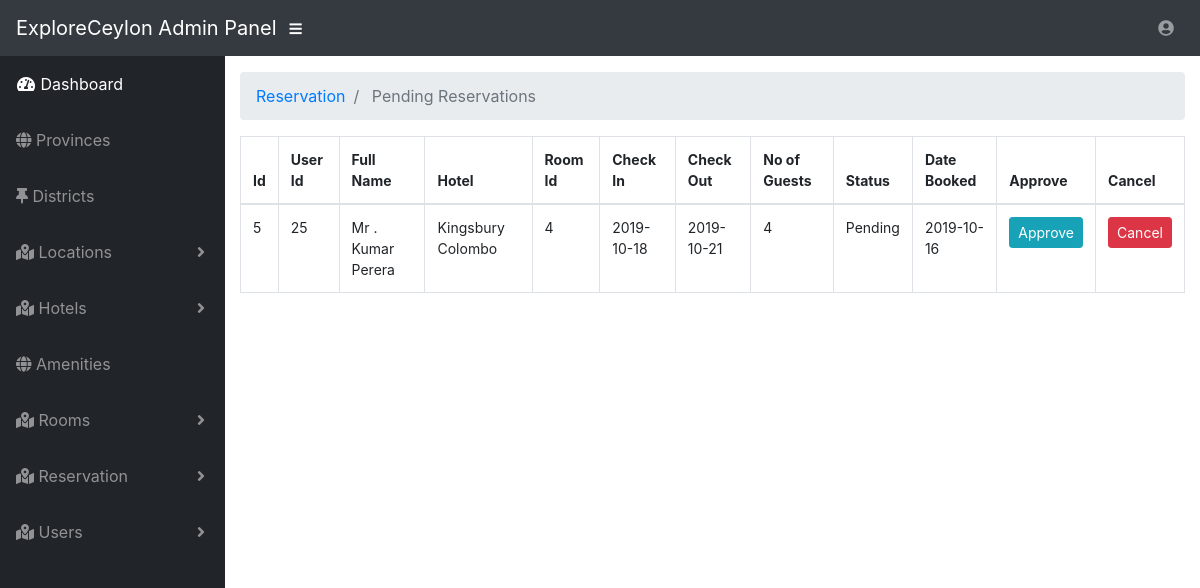
/admin/reservations.php (signed in), run on the app's committed database.
### tables this page shows
CREATE TABLE `tbl_reservations` (
  `id` int(5) NOT NULL,
  `user_id` int(5) NOT NULL,
  `hotel_id` int(5) NOT NULL,
  `room_id` int(5) NOT NULL,
  `check_in` date NOT NULL,
  `check_out` date DEFAULT NULL,
  `no_of_guests` int(11) NOT NULL,
  `status` varchar(20) NOT NULL,
  `date` date NOT NULL
);

CREATE TABLE `tbl_users` (
  `id` int(5) NOT NULL,
  `title` varchar(10) NOT NULL,
  `full_name` varchar(100) NOT NULL,
  `username` varchar(50) NOT NULL,
  `email` varchar(1000) NOT NULL,
  `password` varchar(50) NOT NULL,
  `gender` tinyint(4) DEFAULT NULL,
  `nationality` varchar(40) NOT NULL,
  `role` varchar(20) NOT NULL,
  `tel_no` char(15) NOT NULL,
  `date` date NOT NULL
);

CREATE TABLE `tbl_hotels` (
  `id` int(5) NOT NULL,
  `name` varchar(100) NOT NULL,
  `address` varchar(200) NOT NULL,
  `district_id` int(3) NOT NULL,
  `city` varchar(50) NOT NULL,
  `image` longblob NOT NULL,
  `description` text NOT NULL,
  `tel_no` int(12) NOT NULL,
  `lat` decimal(8,6) NOT NULL,
  `lan` decimal(9,6) NOT NULL,
  `type` varchar(50) NOT NULL,
  `status` varchar(20) NOT NULL,
  `date` date NOT NULL,
  `email` varchar(100) NOT NULL,
  `password` varchar(100) NOT NULL
);

### admin/includes/reservations_pending.php (the view, shortened to what this page needs)
<div class="table-responsive">
<table class="table table-responsive table-bordered table-hover">
	<thead>
		<tr>
			<th>Id</th>
			<th>User Id</th>
			<th>Full Name</th>
			<th>Hotel</th>
			<th>Room Id</th>
			<th>Check In</th>
			<th>Check Out</th>
			<th>No of Guests</th>
			<th>Status</th>
			<th>Date Booked</th>
			<th>Approve</th>
			<th>Cancel</th>
		</tr>
	</thead>
	<tbody>
<?php
	$query = "SELECT * FROM tbl_reservations ORDER BY id DESC";
	$result = mysqli_query($conn, $query);
	while($row = mysqli_fetch_assoc($result))
	{
		$reservation_id		= $row['id'];
		$user_id 			= $row['user_id'];
		$hotel_id 			= $row['hotel_id'];
		$room_id 			= $row['room_id'];
		$check_in 			= $row['check_in'];
		$check_out			= $row['check_out'];
		$no_of_guests 		= $row['no_of_guests'];
		$status 			= $row['status'];
		$date 				= $row['date'];
		if($status == "Pending")
		{
			echo "<tr>";
			echo "<td>$reservation_id</td>";
			echo "<td>$user_id</td>";
				$query_users = "SELECT * FROM tbl_users WHERE id = {$user_id} ";
				$result_users = mysqli_query($conn,$query_users);
				while($row = mysqli_fetch_assoc($result_users))
				{
					$title = $row['title'];
					$full_name = $row['full_name'];
					echo "<td>$title . $full_name</td>";
				}
				$query_hotels = "SELECT * FROM tbl_hotels WHERE id = {$hotel_id} ";
				$result_hotels = mysqli_query($conn,$query_hotels);
				while($row = mysqli_fetch_assoc($result_hotels))
				{
					$name = $row['name'];
					echo "<td>$name</td>";
				}
			echo "<td>$room_id</td>";
			echo "<td>$check_in</td>";
			echo "<td>$check_out</td>";
			echo "<td>$no_of_guests</td>";
			echo "<td>$status</td>";
			echo "<td>$date</td>";
    		echo "<td><a class='btn btn-sm btn-info' href='reservations.php?approve={$reservation_id}'>Approve</a></td>";
echo "<td><a rel='$reservation_id' class='btn btn-sm btn-danger delete_link' href='javascript:void(0)'>Cancel</a></td>";
			echo "</tr>";
		}
	}
?>
	</tbody>
</table>
</div>

### admin/includes/reservations_pending.php (style rules this page uses)
table thead tr th { font-size: 14px; }
table tbody tr td { font-size: 14px; }

### data on the page
tbl_reservations: id "5", user "25", room "4", check_in "2019-10-18", check_out "2019-10-21", no_of_guests "4", status "Pending", date "2019-10-16"
tbl_users: title "Mr", full_name "Kumar Perera"
tbl_hotels: name "Kingsbury Colombo"
